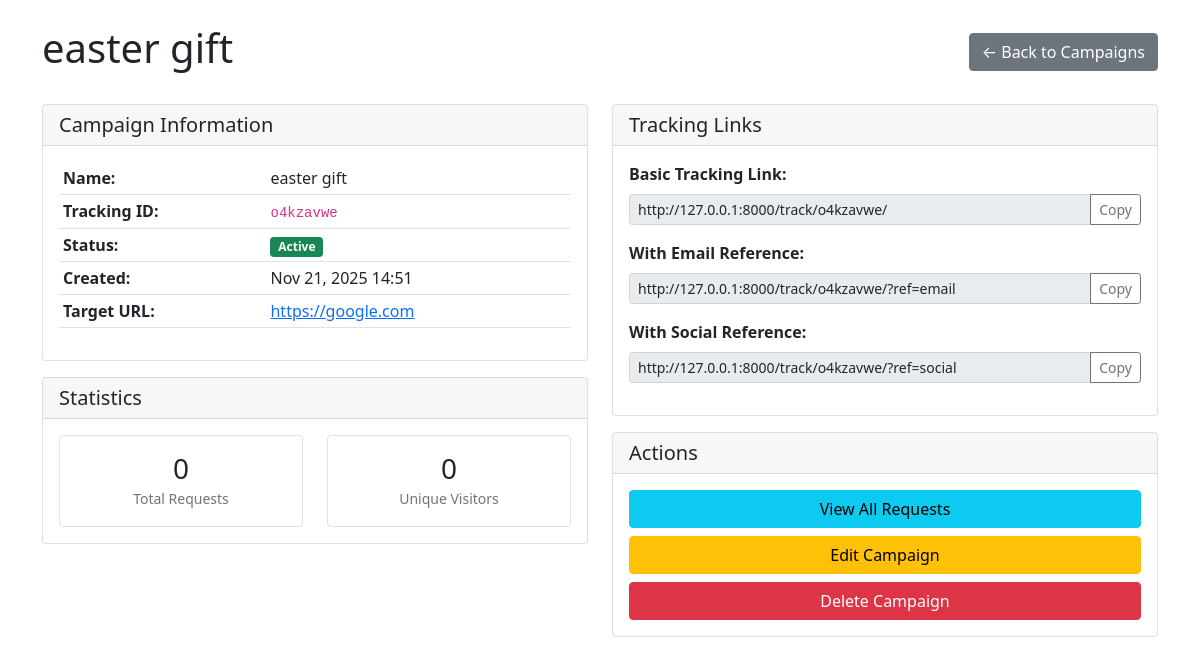
The app's page /campaigns/2/ with its own data.
### tracking/models.py (models this page shows, shortened)
class TrackingCampaign(models.Model):
    name = models.CharField(max_length=200)
    tracking_id = models.CharField(max_length=100, unique=True)
    description = models.TextField(blank=True)
    target_url = models.URLField(default='https://google.com')
    is_active = models.BooleanField(default=True)
    created_at = models.DateTimeField(auto_now_add=True)
    def get_tracking_url(self):
        from django.conf import settings
        base_url = getattr(settings, 'TRACKING_BASE_URL', 'http://127.0.0.1:8000')
        return f"{base_url}/track/{self.tracking_id}/"
    def get_requests_count(self):
        return self.webhookrequest_set.count()
    def get_unique_visitors(self):
        return self.webhookrequest_set.values('ip_address').distinct().count()

### tracking/views.py (the view)
# urls.py: path('campaigns/<int:pk>/', views.CampaignDetailView.as_view(), name='campaign_detail'),
class CampaignDetailView(DetailView):
    model = TrackingCampaign
    template_name = 'tracking/campaign_detail.html'
    context_object_name = 'campaign'
    def get_context_data(self, **kwargs):
        context = super().get_context_data(**kwargs)
        context['recent_requests'] = self.object.webhookrequest_set.all()[:10]
        return context

### tracking/templates/tracking/campaign_detail.html (shortened to what this page needs)
<!DOCTYPE html>
<html>
<head>
    <link href="https://cdn.jsdelivr.net/npm/bootstrap@5.1.3/dist/css/bootstrap.min.css" rel="stylesheet">
</head>
<body>
    <div class="container mt-4">
        <div class="d-flex justify-content-between align-items-center mb-4">
            <h1>{{ campaign.name }}</h1>
            <a href="{% url 'tracking:campaign_list' %}" class="btn btn-secondary">← Back to Campaigns</a>
        </div>
        <div class="row">
            <div class="col-md-6">
                <div class="card">
                    <div class="card-header">
                        <h5 class="mb-0">Campaign Information</h5>
                    </div>
                    <div class="card-body">
                        <table class="table table-sm">
                            <tr>
                                <th>Name:</th>
                                <td>{{ campaign.name }}</td>
                            </tr>
                            <tr>
                                <th>Tracking ID:</th>
                                <td><code>{{ campaign.tracking_id }}</code></td>
                            </tr>
                            <tr>
                                <th>Status:</th>
                                <td>
                                    <span class="badge {% if campaign.is_active %}bg-success{% else %}bg-secondary{% endif %}">
                                        {{ campaign.is_active|yesno:"Active,Inactive" }}
                                    </span>
                                </td>
                            </tr>
                            <tr>
                                <th>Created:</th>
                                <td>{{ campaign.created_at|date:"M d, Y H:i" }}</td>
                            </tr>
                            <tr>
                                <th>Target URL:</th>
                                <td>
                                    <a href="{{ campaign.target_url }}" target="_blank">{{ campaign.target_url }}</a>
                                </td>
                            </tr>
                        </table>
                    </div>
                </div>
                <div class="card mt-3">
                    <div class="card-header">
                        <h5 class="mb-0">Statistics</h5>
                    </div>
                    <div class="card-body">
                        <div class="row text-center">
                            <div class="col">
                                <div class="border rounded p-3">
                                    <div class="h3 mb-0">{{ campaign.get_requests_count }}</div>
                                    <small class="text-muted">Total Requests</small>
                                </div>
                            </div>
                            <div class="col">
                                <div class="border rounded p-3">
                                    <div class="h3 mb-0">{{ campaign.get_unique_visitors }}</div>
                                    <small class="text-muted">Unique Visitors</small>
                                </div>
                            </div>
                        </div>
                    </div>
                </div>
            </div>
            <div class="col-md-6">
                <div class="card">
                    <div class="card-header">
                        <h5 class="mb-0">Tracking Links</h5>
                    </div>
                    <div class="card-body">
                        <div class="mb-3">
                            <label class="form-label"><strong>Basic Tracking Link:</strong></label>
                            <div class="input-group input-group-sm">
                                <input type="text" class="form-control" value="{{ campaign.get_tracking_url }}" readonly id="basic-link">
                                <button class="btn btn-outline-secondary" type="button" onclick="copyToClipboard('basic-link')">Copy</button>
                            </div>
                        </div>
                        <div class="mb-3">
                            <label class="form-label"><strong>With Email Reference:</strong></label>
                            <div class="input-group input-group-sm">
                                <input type="text" class="form-control" value="{{ campaign.get_tracking_url }}?ref=email" readonly id="email-link">
                                <button class="btn btn-outline-secondary" type="button" onclick="copyToClipboard('email-link')">Copy</button>
                            </div>
                        </div>
                        <div class="mb-3">
                            <label class="form-label"><strong>With Social Reference:</strong></label>
                            <div class="input-group input-group-sm">
                                <input type="text" class="form-control" value="{{ campaign.get_tracking_url }}?ref=social" readonly id="social-link">
                                <button class="btn btn-outline-secondary" type="button" onclick="copyToClipboard('social-link')">Copy</button>
                            </div>
                        </div>
                    </div>
                </div>
                <div class="card mt-3">
                    <div class="card-header">
                        <h5 class="mb-0">Actions</h5>
                    </div>
                    <div class="card-body">
                        <div class="d-grid gap-2">
                            <a href="{% url 'tracking:view_requests' campaign.tracking_id %}" class="btn btn-info">View All Requests</a>
                            <a href="{% url 'tracking:campaign_edit' campaign.pk %}" class="btn btn-warning">Edit Campaign</a>
                            <a href="{% url 'tracking:campaign_delete' campaign.pk %}" class="btn btn-danger">Delete Campaign</a>
                        </div>
                    </div>
                </div>
            </div>
        </div>
    </div>
</body>
</html>

### records on screen
TrackingCampaign: name "easter gift", tracking_id "o4kzavwe", is_active "Active", created_at "Nov 21, 2025 14:51", target_url "https://google.com", get_requests_count "0", get_unique_visitors "0", get_tracking_url "http://127.0.0.1:8000/track/o4kzavwe/", get_tracking_url "http://127.0.0.1:8000/track/o4kzavwe/?ref=email", get_tracking_url "http://127.0.0.1:8000/track/o4kzavwe/?ref=social"
